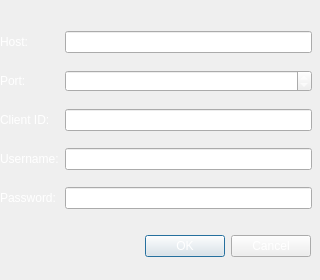
<?xml version="1.0" encoding="UTF-8"?>
<ui version="4.0">
 <class>BrokerForm</class>
 <widget class="QWidget" name="BrokerForm">
  <property name="geometry">
   <rect>
    <x>0</x>
    <y>0</y>
    <width>320</width>
    <height>280</height>
   </rect>
  </property>
  <property name="windowTitle">
   <string>Add MQTT Broker</string>
  </property>
  <widget class="QDialogButtonBox" name="buttonBox">
   <property name="geometry">
    <rect>
     <x>10</x>
     <y>230</y>
     <width>301</width>
     <height>32</height>
    </rect>
   </property>
   <property name="styleSheet">
    <string notr="true">color: rgb(255, 255, 255);</string>
   </property>
   <property name="orientation">
    <enum>Qt::Horizontal</enum>
   </property>
   <property name="standardButtons">
    <set>QDialogButtonBox::Cancel|QDialogButtonBox::Ok</set>
   </property>
  </widget>
  <widget class="QWidget" name="layoutWidget">
   <property name="geometry">
    <rect>
     <x>0</x>
     <y>20</y>
     <width>312</width>
     <height>204</height>
    </rect>
   </property>
   <layout class="QGridLayout" name="gridLayout_2">
    <item row="0" column="2">
     <widget class="QLineEdit" name="lineEditHost">
      <property name="autoFillBackground">
       <bool>false</bool>
      </property>
      <property name="styleSheet">
       <string notr="true">color: rgb(255, 255, 255);</string>
      </property>
      <property name="text">
       <string/>
      </property>
     </widget>
    </item>
    <item row="3" column="0">
     <widget class="QLabel" name="label_8">
      <property name="styleSheet">
       <string notr="true">color: rgb(255, 255, 255);</string>
      </property>
      <property name="text">
       <string>Username:</string>
      </property>
     </widget>
    </item>
    <item row="1" column="2">
     <widget class="QSpinBox" name="spinBoxPort">
      <property name="styleSheet">
       <string notr="true">color: rgb(255, 255, 255);</string>
      </property>
      <property name="maximum">
       <number>99999</number>
      </property>
      <property name="value">
       <number>1883</number>
      </property>
     </widget>
    </item>
    <item row="1" column="0">
     <widget class="QLabel" name="label_2">
      <property name="styleSheet">
       <string notr="true">color: rgb(255, 255, 255);</string>
      </property>
      <property name="text">
       <string>Port:</string>
      </property>
     </widget>
    </item>
    <item row="0" column="0">
     <widget class="QLabel" name="label">
      <property name="styleSheet">
       <string notr="true">color: rgb(255, 255, 255);</string>
      </property>
      <property name="text">
       <string>Host:</string>
      </property>
     </widget>
    </item>
    <item row="3" column="2">
     <widget class="QLineEdit" name="lineEditUser">
      <property name="styleSheet">
       <string notr="true">color: rgb(255, 255, 255);</string>
      </property>
     </widget>
    </item>
    <item row="4" column="0">
     <widget class="QLabel" name="label_9">
      <property name="styleSheet">
       <string notr="true">color: rgb(255, 255, 255);</string>
      </property>
      <property name="text">
       <string>Password:</string>
      </property>
     </widget>
    </item>
    <item row="4" column="2">
     <widget class="QLineEdit" name="lineEditPassword">
      <property name="styleSheet">
       <string notr="true">color: rgb(255, 255, 255);</string>
      </property>
      <property name="echoMode">
       <enum>QLineEdit::Password</enum>
      </property>
     </widget>
    </item>
    <item row="2" column="2">
     <widget class="QLineEdit" name="lineEditClientID">
      <property name="styleSheet">
       <string notr="true">color: rgb(255, 255, 255);</string>
      </property>
      <property name="echoMode">
       <enum>QLineEdit::Normal</enum>
      </property>
     </widget>
    </item>
    <item row="2" column="0">
     <widget class="QLabel" name="label_10">
      <property name="styleSheet">
       <string notr="true">color: rgb(255, 255, 255);</string>
      </property>
      <property name="text">
       <string>Client ID:</string>
      </property>
     </widget>
    </item>
   </layout>
  </widget>
 </widget>
 <resources/>
 <connections/>
</ui>
